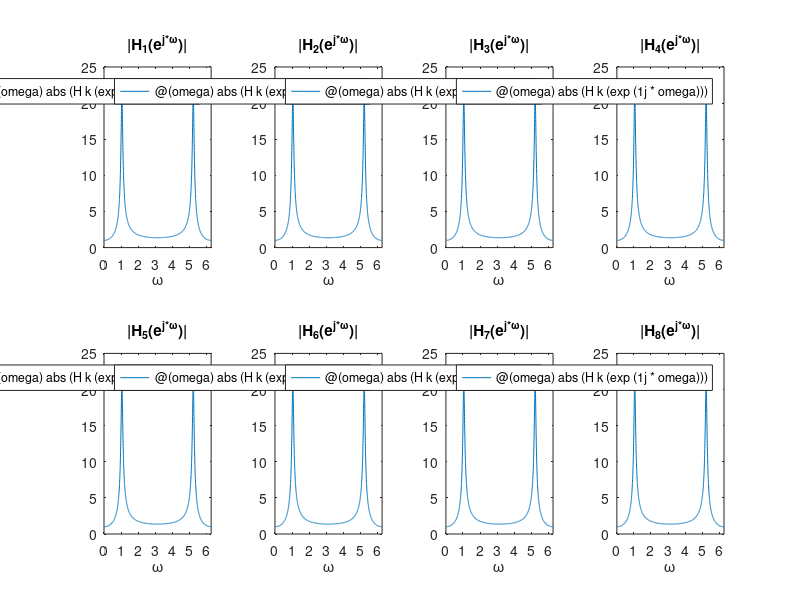
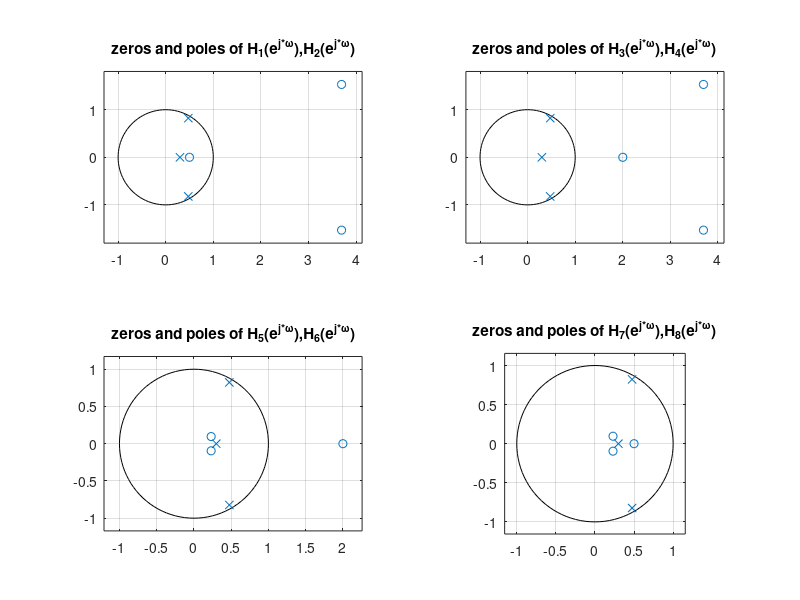
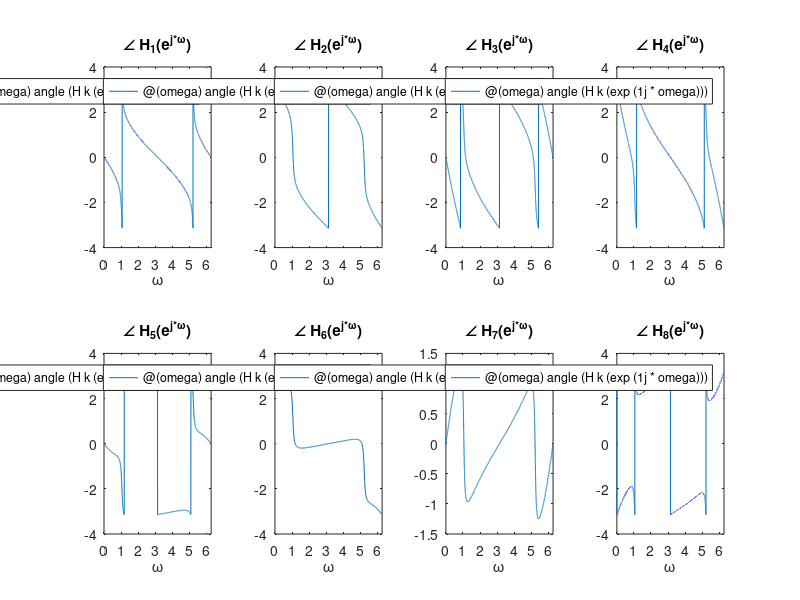
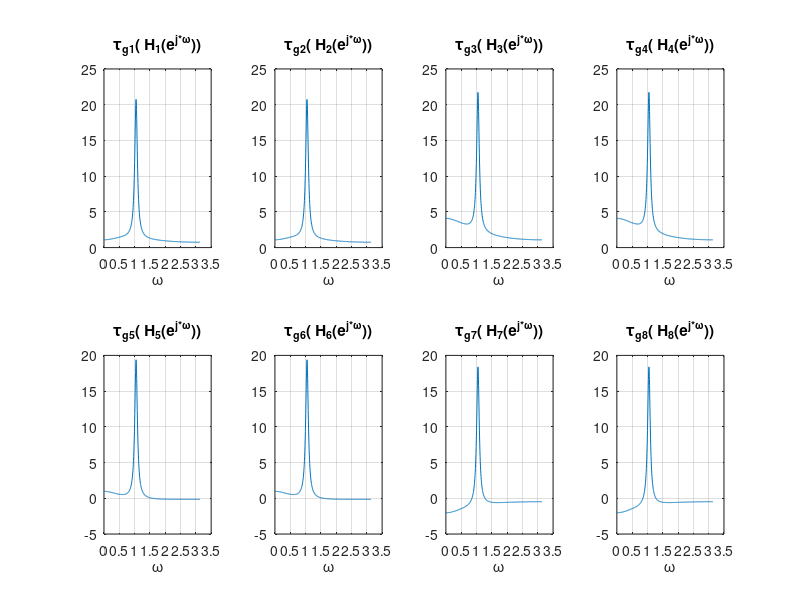

Write the MATLAB code that produced these figures, in order.
%%% Initialization
clear variables; clc
close all
c=.7*2*(1+.95^2-2*.95*cos(pi/3))/(17-8*cos(pi/8));%normalization
p1=.95*exp(1j*pi/3); p2=0.3;%poles
z1=4*exp(1j*pi/8); z2=0.5;%zeros
%%%%%%% Define 8 stable, real and casual systems
%%% ROC={z: abs(z)>0.95}
H{1}=@(z)c*((1-z2*z.^-1).*(1-z1*z.^-1).*(1-z1'*z.^-1))./...
    ((1-p2*z.^-1).*(1-p1*z.^-1).*(1-p1'*z.^-1));
H{2}=@(z)-H{1}(z);
% zplane(z,p)
H{3}=@(z)c*((z.^-1-z2).*(1-z1*z.^-1).*(1-z1'*z.^-1))./...
    ((1-p2*z.^-1).*(1-p1*z.^-1).*(1-p1'*z.^-1));
H{4}=@(z)-H{3}(z);
H{5}=@(z)c*((z.^-1-z2).*(z.^-1-z1).*(z.^-1-z1'))./...
    ((1-p2*z.^-1).*(1-p1*z.^-1).*(1-p1'*z.^-1));
H{6}=@(z)-H{5}(z);
H{7}=@(z)c*((1-z2*z.^-1).*(z.^-1-z1).*(z.^-1-z1'))./...
    ((1-p2*z.^-1).*(1-p1*z.^-1).*(1-p1'*z.^-1));
H{8}=@(z)-H{7}(z);
%%%%%%%%%%%%%%%%%%%%%%%%%%%%%%%%%%%%%%%%%%%%%%%%%
%%%%%%%%%%%%% abs(H(exp(j*omega))
%%%%%%%%%%%%%%%%%%%%%%%%%%%%%%%%%%%%%%%%%%%%%%%%%
for k=1:8
    subplot(2,4,k)
    fplot(@(omega)abs(H{k}(exp(1j*omega))),[0,2*pi]);
    title(['|H_',num2str(k),'(e^{j*\omega})|'])
    xlabel('\omega')
end
%%%% The figures are identical,
% so we do not display them on the same graph.
%%%%%% zeros and poles
figure
zeros_H=[[z2;z1;z1'],[1/z2;z1;z1'],[1/z2;1/z1;...
    1/z1'],[z2;1/z1;1/z1']];
for k=1:4
    subplot(2,2,k)
    zplane(zeros_H(:,k),[p2;p1;p1']);
    title(['zeros and poles of ','H_',num2str(2*k-1),'(e^{j*\omega})'...
        ',H_',num2str(2*k),'(e^{j*\omega})'])
end
%%%%%%%%%%%%%%%%%%%%%%%%%%%%%%%%
figure
%%%%%%%%%%% phase response
for k=1:8
    subplot(2,4,k)
    fplot(@(omega)angle(H{k}(exp(1j*omega))),[0,2*pi]);
    title(['\angle H_',num2str(k),'(e^{j*\omega})'])
    xlabel('\omega')
end
%%%%%%%%%% group delay
denominator=conv([1,-p1],conv([1,-p1'],[1,-p2]));
H_nominator{1}=c*conv([1,-z2],conv([1,-z1'],[1,-z1]));
H_nominator{2}=-H_nominator{1};
H_nominator{3}=c*conv([-z2,1],conv([1,-z1'],[1,-z1]));
H_nominator{4}=-H_nominator{3};
H_nominator{5}=c*conv([-z2,1],conv([-z1',1],[-z1,1]));
H_nominator{6}=-H_nominator{5};
H_nominator{7}=c*conv([1,-z2],conv([-z1',1],[-z1,1]));
H_nominator{8}=-H_nominator{7};

figure
for k=1:8
    subplot(2,4,k)
    grpdelay(H_nominator{k},denominator);
    title(['\tau_{g',num2str(k),'}( H_',num2str(k),'(e^{j*\omega}))'])
    xlabel('\omega')
end


%%%%%%%%%% Pulse response
% Inverse Z transform of the denominator
a=1/(13/19-exp(-2*1j*pi/3)-6/19*exp(-1j*pi/3));
h=@(n)(n>=0).*(36/283*0.3.^n+2*real(a*p1.^n));
figure
m=0:50;
h_values=zeros(8,length(m));
for k=1:8
    subplot(2,4,k)
    h_values(k,:)=H_nominator{k}(1)*h(m)+H_nominator{k}(2)*h(m-1)+...
        H_nominator{k}(3)*h(m-2)+H_nominator{k}(4)*h(m-3);
    plot(m,h_values(k,:));
    title(['h_',num2str(k),'[n]'])
    xlabel('n')
end
%%%%%%%%%% cumulative energy
figure
cum_sum_h = cumsum(h_values.^2');
for k=1:8
    subplot(2,4,k)
    plot(m,cum_sum_h(:,k));
    title(['cumsum(h_',num2str(k),'[n])'])
    xlabel('n')
end
figure
%%%%%%%%%%% phase response
subplot(2,2,1)
hold all

for k=1:8
    fplot(@(omega)angle(H{k}(exp(1j*omega))),[0,2*pi]);
end
title('\angle H(e^{j*\omega})')
xlabel('\omega')
legend('H_1','H_2','H_3','H_4','H_5','H_6','H_7','H_8')
%%%%
subplot(2,2,2)
hold all

for k=1:8
    grpdelay(H_nominator{k},denominator);
end
title('\tau_{g}( H(e^{j*\omega}))')
xlabel('\omega')
legend('H_1','H_2','H_3','H_4','H_5','H_6','H_7','H_8')

%%%%
subplot(2,2,3)
hold all

for k=1:8
    plot(m,h_values(k,:));
    
end
title('h[n]')
xlabel('n')
legend('h_1','h_2','h_3','h_4','h_5','h_6','h_7','h_8')
%%%%
subplot(2,2,4)
hold all

for k=1:8
    plot(m,cum_sum_h(:,k));
end
title('cumsum(h[n])')
xlabel('n')
legend('h_1','h_2','h_3','h_4','h_5','h_6','h_7','h_8')


%%% Pay attention that H7,H8 are the minimal phase systems.
%They attain the lowest group delay and the maximal cummulative sum
